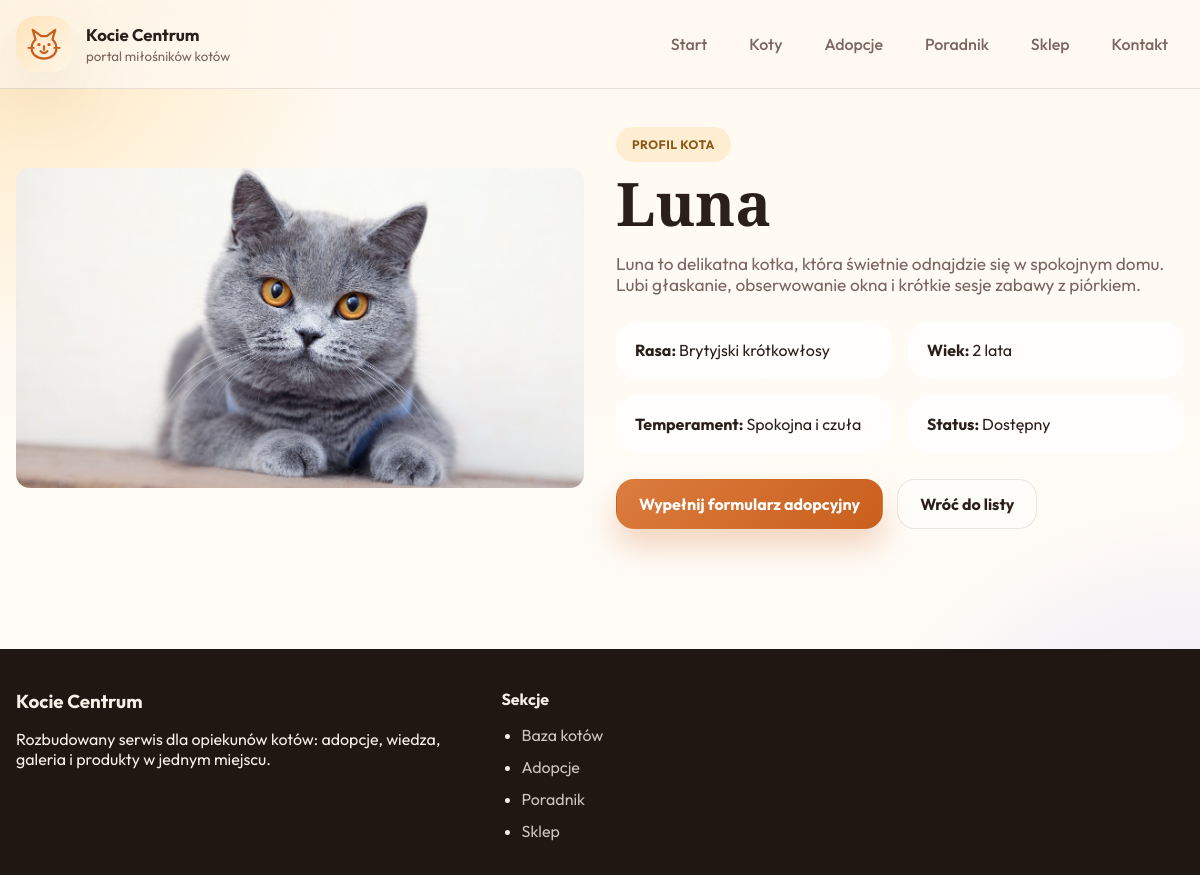
The app's page /cat.php?id=1 with its own data.
### tables this page shows
CREATE TABLE `cats` (
  `id` int(11) NOT NULL,
  `name` varchar(100) NOT NULL,
  `breed` varchar(100) NOT NULL,
  `age` int(11) NOT NULL,
  `temperament` varchar(150) NOT NULL,
  `status` varchar(100) NOT NULL,
  `short_description` varchar(255) NOT NULL,
  `description` text NOT NULL,
  `image` varchar(255) NOT NULL,
  `featured` tinyint(1) DEFAULT 0
);

### includes/functions.php (called while the page is built, shortened)
<?php
function fetchOne(PDO $pdo, string $sql, array $params = []): ?array {
    $stmt = $pdo->prepare($sql);
    $stmt->execute($params);
    $result = $stmt->fetch();
    return $result ?: null;
}
function esc(string $value): string {
    return htmlspecialchars($value, ENT_QUOTES, 'UTF-8');
}
?>

### cat.php (the view, shortened to what this page needs)
<?php
require_once 'config/db.php';
require_once 'includes/functions.php';
$id = isset($_GET['id']) ? (int)$_GET['id'] : 0;
$cat = fetchOne($pdo, "SELECT * FROM cats WHERE id = :id", ['id' => $id]);
require_once 'includes/header.php';
?>
<section class="section">
    <div class="container detail-layout">
        <div class="detail-image reveal">
            <img src="<?php echo esc($cat['image']); ?>" alt="<?php echo esc($cat['name']); ?>" width="900" height="700">
        </div>
        <div class="detail-copy reveal">
            <span class="eyebrow">Profil kota</span>
            <h1><?php echo esc($cat['name']); ?></h1>
            <p class="lead"><?php echo esc($cat['description']); ?></p>
            <div class="detail-grid">
                <article><strong>Rasa: </strong><span><?php echo esc($cat['breed']); ?></span></article>
                <article><strong>Wiek: </strong><span><?php echo esc($cat['age']); ?> lata</span></article>
                <article><strong>Temperament: </strong><span><?php echo esc($cat['temperament']); ?></span></article>
                <article><strong>Status: </strong><span><?php echo esc($cat['status']); ?></span></article>
            </div>
            <div class="hero-actions">
                <a class="btn btn-primary" href="adoption.php?cat=<?php echo urlencode($cat['name']); ?>">Wypełnij formularz adopcyjny</a>
                <a class="btn btn-ghost" href="cats.php">Wróć do listy</a>
            </div>
        </div>
    </div>
</section>
<?php require_once 'includes/footer.php'; ?>

### assets/css/style.css (style rules this page uses)
:root { --surface: rgba(255,255,255,0.72); --text: #2b1f1b; --muted: #7a655f; --line: rgba(77, 50, 42, 0.12); --primary: #db7c3e; --primary-strong: #c95f1d; --dark: #1f1714; --success: #247851; --danger: #b3424a; --radius-md: 22px; --radius-lg: 32px; --shadow: 0 24px 70px rgba(115, 71, 29, 0.14); --container: min(1200px, calc(100% - 32px)); --font-body: 'Outfit', sans-serif; --font-display: 'Playfair Display', serif; }
* { box-sizing: border-box; }
html { scroll-behavior: smooth; }
body { margin: 0; font-family: var(--font-body); color: var(--text); background: radial-gradient(circle at top left, rgba(255, 209, 121, 0.45), transparent 25%), radial-gradient(circle at bottom right, rgba(109, 74, 255, 0.18), transparent 25%), linear-gradient(180deg, #fff9f1 0%, #fffdf9 100%); }
a { color: inherit; text-decoration: none; }
img { max-width: 100%; display: block; border-radius: calc(var(--radius-md) - 8px); }
.container { width: var(--container); margin: 0 auto; }
.hero-grid, .adoption-layout, .detail-layout { display: grid; grid-template-columns: repeat(2, minmax(0, 1fr)); gap: 32px; align-items: center; }
.hero-copy h1, .page-hero h1, .detail-copy h1 { font-family: var(--font-display); line-height: 1.05; font-size: clamp(2.8rem, 5vw, 5.6rem); margin: 10px 0 18px; }
.hero-copy p, .page-hero p, .lead { font-size: 1.08rem; color: var(--muted); max-width: 64ch; }
.eyebrow { display: inline-flex; align-items: center; gap: 8px; padding: 10px 16px; border-radius: 999px; background: rgba(255, 206, 123, 0.28); color: #8b5717; font-weight: 700; letter-spacing: .04em; text-transform: uppercase; font-size: .76rem; }
.hero-actions { display: flex; gap: 14px; flex-wrap: wrap; margin-top: 26px; }
.btn { display: inline-flex; align-items: center; justify-content: center; gap: 10px; min-height: 50px; padding: 14px 22px; border-radius: 18px; border: 1px solid transparent; font-weight: 700; transition: transform .25s ease, box-shadow .25s ease, background .25s ease; }
.btn-primary { color: #fff; background: linear-gradient(135deg, var(--primary), var(--primary-strong)); box-shadow: 0 18px 30px rgba(201, 95, 29, 0.24); }
.btn-ghost { background: rgba(255, 255, 255, 0.45); border-color: var(--line); color: var(--text); }
.section { padding: 38px 0 80px; }
.detail-image img { height: 100%; object-fit: cover; }
.detail-grid { display: grid; grid-template-columns: repeat(2, minmax(0, 1fr)); gap: 16px; margin: 26px 0; }
.detail-grid article { background: rgba(255,255,255,0.7); border-radius: 22px; padding: 18px; border: 1px solid rgba(255,255,255,0.7); }
.reveal { opacity: 0; transform: translateY(24px); transition: opacity .65s ease, transform .65s ease; }
.reveal.visible { opacity: 1; transform: translateY(0); }

### records on screen
cats: image (picture), name "Luna", description "Luna to delikatna kotka, która świetnie odnajdzie się w spokojnym domu. Lubi głaskanie, obserwowanie okna i krótkie sesje zabawy z piórkiem.", breed "Brytyjski krótkowłosy", age "2", temperament "Spokojna i czuła", status "Dostępny"
